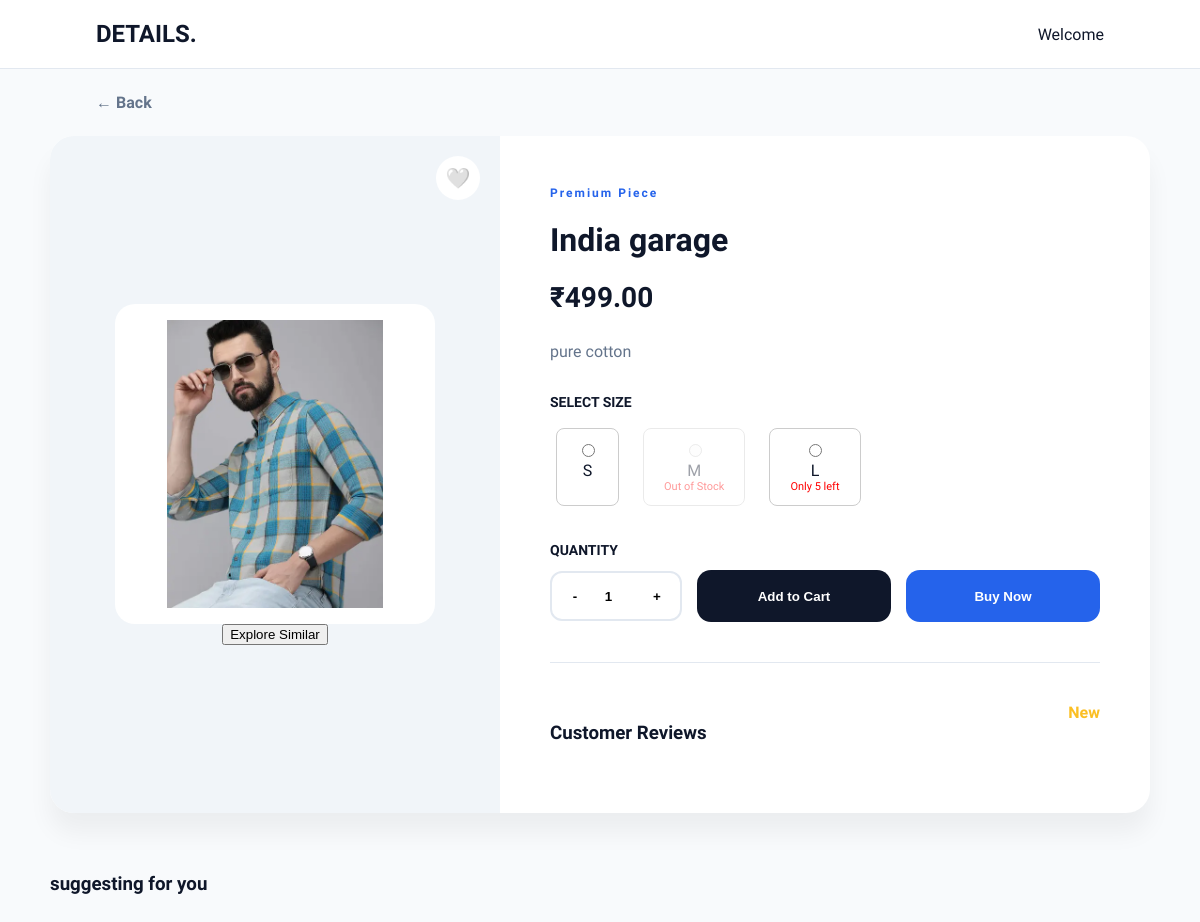
/product/22/, run on the app's committed database.
### category/models.py (models this page shows, shortened)
class Product(models.Model):
    category = models.ForeignKey(Category, on_delete=models.CASCADE)
    subcategory = models.ForeignKey(SubCategory, on_delete=models.CASCADE)
    name = models.CharField(max_length=200)
    description = models.TextField()
    price = models.DecimalField(max_digits=10, decimal_places=2)
    image = models.ImageField(upload_to='products/')
    stock=models.IntegerField(default=0)
    low_stock_threshold = models.IntegerField(default=0)
    coins = models.IntegerField(default=0)

class ProductVariant(models.Model):  #adding M,L,XL   size to products
    product = models.ForeignKey(Product, on_delete=models.CASCADE, related_name="variants")
    attribute_value = models.ForeignKey(AttributeValue, on_delete=models.CASCADE)
    stock = models.IntegerField(default=10)

class AttributeValue(models.Model):    # like M,L,XL,XXL
    attribute = models.ForeignKey(ProductAttribute, on_delete=models.CASCADE, related_name="values")
    value = models.CharField(max_length=50)

### category/views.py (the view, shortened to what this page needs)
# urls.py: path("product/<int:product_id>/", views.product_detail, name="product_detail"),
def product_detail(request, product_id):
    product = get_object_or_404(Product, id=product_id)
    print("OPENED PRODUCT ID:", product.id)
    variants = ProductVariant.objects.filter(product=product)
    recent = request.session.get('recently_viewed', [])
    if product_id in recent:
        recent.remove(product_id)
    recent.insert(0, product_id)
    request.session['recently_viewed'] = recent[:5]
    if request.user.is_authenticated:
        RecentlyViewed.objects.update_or_create(
            user=request.user,
            product=product,
            defaults={'viewed_at': timezone.now()}
        )
    in_wishlist = False
    can_review = False
    user_review = None
    reviews = product.reviews.all().order_by("-created_at")
    avg_rating = reviews.aggregate(Avg('rating'))['rating__avg']
    return render(request, "product_detail.html", {
        "product": product,
        "variants": variants,
        "in_wishlist": in_wishlist,
        "reviews": reviews,
        "avg_rating": avg_rating,
        "can_review": can_review,
        "user_review": user_review
    })

### category/templates/product_detail.html (shortened to what this page needs)
<!DOCTYPE html>
<html>
<head>
</head>
<body>
<div class="nav-bar">
<div class="nav-logo">DETAILS.</div>
<div>Welcome <b>{{ request.user.username }}</b></div>
</div>
<a href="{% url 'dashboard' %}" class="back-btn">← Back</a>
<div class="product-card">
<div class="image-outer">
<div class="image-inner">
<img src="{{ product.image.url }}">
</div>
<button id="wishlist-btn" class="wish-float" onclick="toggleWishlist({{product.id}})">
{% if in_wishlist %}❤️{% else %}🤍{% endif %}
</button>
<button onclick="showSimilar({{product.id}})">Explore Similar</button>
</div>
<div class="details-pane">
<div class="tag">Premium Piece</div>
<h1 class="title">{{ product.name }}</h1>
<div class="price-row">
<span class="curr-price">₹{{ product.price }}</span>
</div>
<p style="color:var(--muted);line-height:1.6;margin-bottom:30px;">
{{ product.description }}
</p>
<form method="POST" action="{% url 'add_to_cart' product.id %}" onsubmit="return validateSize(event)">
<div class="size-header">SELECT SIZE</div>
<div class="size-options" id="size-container">
{% for variant in variants %}
<label class="size-box {% if variant.stock == 0 %}disabled{% endif %}">
<input type="radio"
name="variant_id"
value="{{variant.id}}"
class="size-radio"
data-stock="{{variant.stock}}"
{% if variant.stock == 0 %}disabled{% endif %}>
<div>{{variant.attribute_value.value}}</div>
<div class="stock-text">
{% if variant.stock == 0 %}
Out of Stock
{% elif variant.stock <= 5 %}
Only {{variant.stock}} left
{% endif %}
</div>
</label>
{% endfor %}
</div>
<div class="size-header">QUANTITY</div>
<div class="controls-row">
<div class="qty-box">
<button type="button" onclick="decrease()">-</button>
<input type="number" id="quantity" name="quantity" value="1" readonly>
<button type="button" onclick="increase()">+</button>
</div>
<button type="submit" class="btn btn-cart">Add to Cart</button>
<button type="submit" formaction="{% url 'buy_now' product.id %}" class="btn btn-buy">Buy Now</button>
</div>
</form>
<div style="border-top:1px solid var(--border);padding-top:40px;margin-top:40px">
<div style="display:flex;justify-content:space-between">
<h3>Customer Reviews</h3>
<span style="color:#fbbf24;font-weight:800">
{% if avg_rating %}{{avg_rating|floatformat:1}} ★{% else %}New{% endif %}
</span>
</div>
</div>
</div>
</div>
<div id="similar-section" style="max-width:1100px;margin:0 auto 100px">
<h3>suggesting for you</h3>
</div>
</body>
</html>

### category/templates/product_detail.html (style rules this page uses)
:root { --brand:#2563eb; --dark:#0f172a; --muted:#64748b; --bg:#f8fafc; --surface:#ffffff; --border:#e2e8f0; --error:#ef4444; --success:#22c55e; }
body { margin:0; font-family:'Plus Jakarta Sans',sans-serif; background:var(--bg); color:var(--dark); }
.nav-bar { background:var(--surface); padding:1.25rem 8%; display:flex; justify-content:space-between; align-items:center; border-bottom:1px solid var(--border); position:sticky; top:0; z-index:100; }
.nav-logo { font-weight:800;font-size:1.5rem; }
.back-btn { display:inline-flex; align-items:center; margin:24px 8%; text-decoration:none; color:var(--muted); font-weight:600; }
.product-card { max-width:1100px; margin:0 auto 60px; display:grid; grid-template-columns:450px 1fr; background:white; border-radius:24px; overflow:hidden; box-shadow:0 20px 25px rgba(0,0,0,0.05); }
.image-outer { background:#f1f5f9; display:flex; flex-direction:column; align-items:center; justify-content:center; padding:40px; position:relative; }
.image-inner { width:100%; max-width:320px; height:320px; background:white; border-radius:20px; display:flex; align-items:center; justify-content:center; }
.image-inner img { max-width:90%; max-height:90%; object-fit:contain; }
.wish-float { position:absolute; top:20px; right:20px; background:white; border:none; width:44px; height:44px; border-radius:50%; cursor:pointer; font-size:20px; }
.details-pane { padding:50px; }
.tag { color:var(--brand); font-weight:800; font-size:12px; letter-spacing:2px; }
.title { font-size:32px; font-weight:800; }
.price-row { margin:15px 0 25px; display:flex; gap:15px; align-items:baseline; }
.curr-price { font-size:28px; font-weight:800; }
.size-header { font-weight:700; font-size:14px; margin-bottom:12px; }
.size-options { display:flex; flex-wrap:wrap; gap:12px; margin-bottom:30px; }
.size-box { display:inline-block; border:1px solid #ccc; padding:12px 20px; margin:6px; border-radius:8px; cursor:pointer; text-align:center; }
.size-box.disabled { opacity:0.4; cursor:not-allowed; }
.stock-text { font-size:11px; color:red; }
.controls-row { display:flex; gap:15px; align-items:center; margin-bottom:30px; }
.qty-box { display:flex; align-items:center; border:2px solid var(--border); border-radius:12px; padding:4px; }
.qty-box button { width:38px; height:38px; border:none; background:none; font-weight:bold; cursor:pointer; }
.qty-box input { width:40px; text-align:center; border:none; font-weight:800; }
.btn { flex:1; height:52px; border-radius:14px; border:none; font-weight:700; cursor:pointer; color:white; }
.btn-cart { background:var(--dark); }
.btn-buy { background:var(--brand); }

### data on the page
Product: image (picture), name "India garage", price "499.00", description "pure cotton"
ProductVariant: stock "☐ S", attribute_value.value "S"
ProductVariant: stock "☐ M Out of Stock", attribute_value.value "M"
ProductVariant: stock "☐ L Only 5 left", attribute_value.value "L", stock "5"
